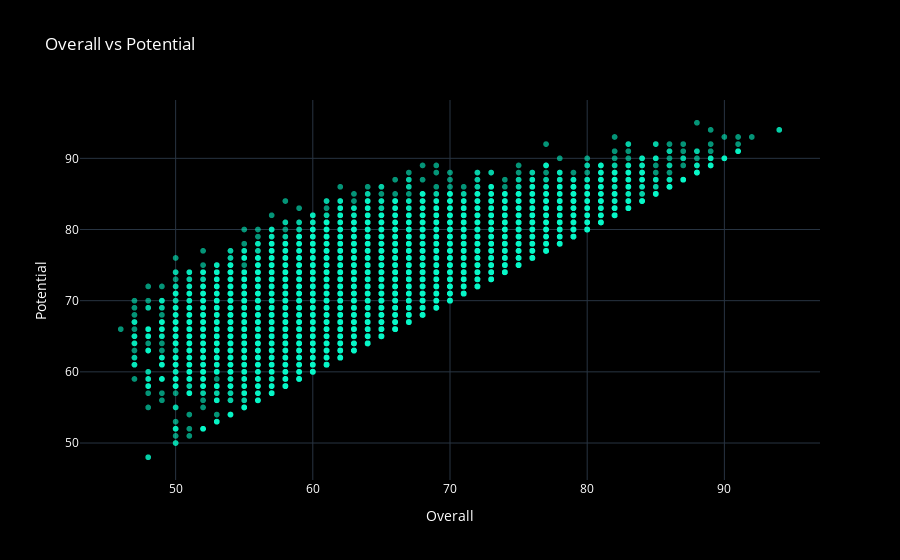

Source (notebook cell):
### Markdown cell above
### 2. Relación entre Overall y Potential

### Code cell
fig = px.scatter(
    df, 
    x="Overall", 
    y="Potential", 
    opacity=0.6,
    title="Overall vs Potential",
    template="plotly_dark",
    color_discrete_sequence=["#06f7c7"],  # verde-azul neón frío
)

fig.update_layout(
    font=dict(color="white"),
    plot_bgcolor="black",
    paper_bgcolor="black"
)

fig.show()

### Figure 1 — Plotly figure (JSON) as saved in the notebook; plotly's stock layout.template omitted (floating-point values rounded to 4 significant figures; data arrays with more than 128 entries replaced by an {"elided": "..."} marker saying what was removed)
{"data": [{"hovertemplate": "Overall=%{x}<br>Potential=%{y}<extra></extra>", "legendgroup": "", "marker": {"color": "#06f7c7", "opacity": 0.6, "symbol": "circle"}, "mode": "markers", "name": "", "showlegend": false, "type": "scattergl", "x": {"elided": "18207 int values"}, "xaxis": "x", "y": {"elided": "18207 int values"}, "yaxis": "y"}], "layout": {"font": {"color": "white"}, "legend": {"tracegroupgap": 0}, "paper_bgcolor": "black", "plot_bgcolor": "black", "title": {"text": "Overall vs Potential"}, "xaxis": {"anchor": "y", "domain": [0, 1], "title": {"text": "Overall"}}, "yaxis": {"anchor": "x", "domain": [0, 1], "title": {"text": "Potential"}}}}
